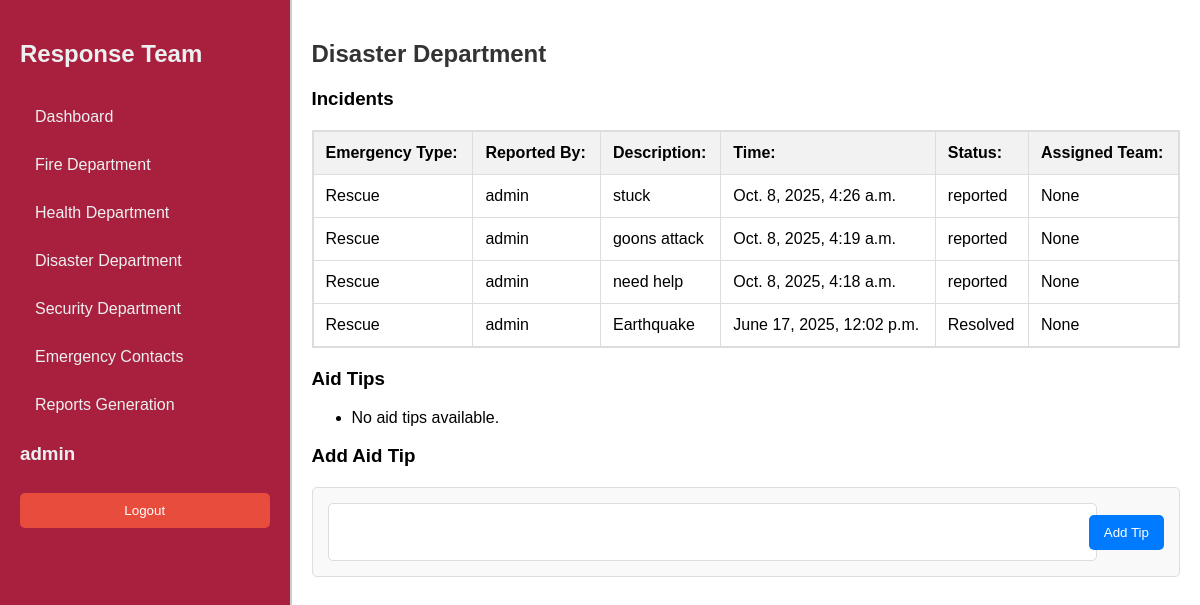
/response-team/disaster/ (signed in), run on the app's committed database.
### sos/models.py (models this page shows, shortened)
class Emergency(models.Model):
    LOCATION_CHOICES = (
        ('location_1', 'Thika Town'),
        ('location_2', 'Bidco'),
        ('location_3', 'Runda'),
        ('location_4', 'Starehe'),
        ('location_5', 'MKU'),
        ('location_6', 'Thika Level 5'),
        ('location_7', 'Kiandutu'),
        ('location_8', 'Biafra'),
    )
    STATUS_CHOICES = (
        ('reported', 'Reported'),
        ('dispatched', 'Dispatched'),
        ('on_seen', 'On Seen'),
        ('resolved', 'Resolved'),
        ('cancelled', 'Cancelled'),
    )
    emergency_type = models.ForeignKey(EmergencyType, on_delete=models.CASCADE)
    reported_by = models.ForeignKey(User, on_delete=models.CASCADE)
    description = models.TextField(blank=True)
    reported_at = models.DateTimeField(auto_now_add=True)
    resolved_at = models.DateTimeField(blank=True, null=True)
    assigned_team = models.ForeignKey(
        'ResponseTeam',
        on_delete=models.SET_NULL,
        null=True,
        blank=True,
        related_name='assigned_emergencies'
    )
    location = models.CharField(max_length=20, choices=LOCATION_CHOICES, default='location_1', help_text="Select the location of the emergency")
    status = models.CharField(max_length=20, choices=STATUS_CHOICES, default='reported')
    class Meta:
        ordering = ['-reported_at']
        verbose_name = 'Emergency Report'
        verbose_name_plural = 'Emergency Reports'

class EmergencyType(models.Model):
    name = models.CharField(max_length=255, unique=True, help_text="Fire, Medical, Security")
    description = models.TextField(blank=True, null=True)
    def __str__(self):
        return self.name

### responseTeam/views.py (the view)
# urls.py: path('disaster/', views.disasterDepartment, name='disaster_department'),
@staff_member_required
def disasterDepartment(request):
    rescue_type = get_object_or_404(EmergencyType, name='Rescue')  # Get the EmergencyType instance for 'Rescue'
    incidents = Emergency.objects.filter(emergency_type=rescue_type)
    tips = AidTip.objects.filter(emergency_type=rescue_type)  # Filter tips by the rescue type
    if request.method == 'POST':
        form = AidTipForm(request.POST)
        if form.is_valid():
            aid_tip = form.save(commit=False)  # Do not save to the database yet
            aid_tip.emergency_type = rescue_type  # Set the emergency type
            aid_tip.save()  # Now save the instance
            return redirect('disaster_department')  # Redirect after saving
    else:
        form = AidTipForm()  # No initial data needed since emergency_type is set in the view
    context = {
        'incidents': incidents,
        'tips': tips,
        'form': form,
    }
    return render(request, 'disasterdepartment/disaster.html', context)

### sos/forms.py
class AidTipForm(forms.ModelForm):
    class Meta:
        model = AidTip
        fields = ['tip']  # Only include the tip field
    def __init__(self, *args, **kwargs):
        super(AidTipForm, self).__init__(*args, **kwargs)

### responseTeam/views.py (called while the page is built)
def staff_member_required(view_func):
    decorated_view_func = user_passes_test(lambda u: u.is_staff)(view_func)
    return decorated_view_func

### responseTeam/templates/disasterdepartment/disaster.html (shortened to what this page needs)
{% extends 'dashboard.html' %}
{% block content %}
<h2>Disaster Department</h2>
<h3>Incidents</h3>
<div class="table-container">
    <table id="incidentTable">
        <thead>
            <tr>
                <th><strong>Emergency Type:</strong></th>
                <th><strong>Reported By:</strong></th>
                <th><strong>Description:</strong></th>
                <th><strong>Time:</strong></th>
                <th><strong>Status:</strong></th>
                <th><strong>Assigned Team:</strong></th>
            </tr>
        </thead>
        <tbody>
            {% for incident in incidents %}
            <tr style="cursor: pointer" onclick="window.location='{% url 'incidents_detail' incident.pk %}'">
                <td>{{ incident.emergency_type }}</td>
                <td>{{ incident.reported_by }}</td>
                <td>{{ incident.description }}</td>
                <td>{{ incident.reported_at }}</td>
                <td>{{ incident.status }}</td>
                <td>{{ incident.assigned_team }}</td>
            </tr>
            {% empty %}
            <tr>
                <td colspan="6">No incidents reported yet</td>
            </tr>
            {% endfor %}
        </tbody>
    </table>
</div>
<h3>Aid Tips</h3>
<ul>
    {% for tip in tips %}
        <li>{{ tip.tip }}</li>
    {% empty %}
        <li>No aid tips available.</li>
    {% endfor %}
</ul>
<h3>Add Aid Tip</h3>
<div class="add-tip-form">
    <form method="post">
        <div class="form-group">
            <input type="text" name="{{ form.tip.name }}" id="{{ form.tip.id_for_label }}" class="form-control" value="{{ form.tip.value|default:'' }}" required>
        </div>
        <button type="submit">Add Tip</button>
    </form>
</div>
{%endblock%}

### responseTeam/templates/components/staff_aside.html (shortened to what this page needs)
<aside class="sidebar">
    <h2 class='title'><a href='/' class="sidebar-title">
        Response Team</a></h2>
    <ul class="sidebar-menu">
        <li class="sidebar-item">
            <a href='/response-team/' class="sidebar-link">Dashboard</a>
        </li>
        <li class="sidebar-item">
            <a href='/response-team/fire/' class="sidebar-link">Fire Department</a>
        </li>
        <li class="sidebar-item">
            <a href='/response-team/health/' class="sidebar-link">Health Department</a>
        </li>
        <li class="sidebar-item">
            <a href='/response-team/disaster/' class="sidebar-link">Disaster Department</a>
        </li>
        <li class="sidebar-item">
            <a href='/response-team/security/' class="sidebar-link">Security Department</a>
        </li>
        <li class="sidebar-item">
            <a href="{%url 'emergency_contacts_list'%}" class="sidebar-link">Emergency Contacts</a>
        </li>
        <li class="sidebar-item">
            <a href="{%url 'all_reports-overview'%}" class="sidebar-link">Reports Generation</a>
        </li>
        {% if user.is_authenticated %}
            <h3>{{user.username}}</h3>
            <form method="post" action="{% url 'logout' %}">
                <button type="submit" class="logout-button">Logout</button>
            </form>
            {% else %}
            <a href="/accounts/login" class="login" style='text-decoration:none; color:white;'>Login</a>
            {% endif %}
    </ul>
</aside>

### responseTeam/templates/dashboard.html (style rules this page uses)
html, body { height: 100%; width: 100%; margin: 0; padding: 0; }
body { font-family: "Arial", sans-serif; background-color: #f4f7fa; position: relative; }
h2 { color: #333; margin-top: 20px; }
.table-container { max-height: 400px; overflow-y: auto; overflow-x: hidden; border: 1px solid #ddd; margin: 20px 0; }
table { width: 100%; border-collapse: collapse; margin: 0; }
th, td { padding: 12px; text-align: left; border: 1px solid #ddd; }
th { background-color: #f2f2f2; font-weight: bold; }
button { background-color: #dc3545; color: white; border: none; padding: 10px 15px; border-radius: 5px; cursor: pointer; transition: background-color 0.3s; }

### responseTeam/templates/components/staff_aside.html (style rules this page uses)
.sidebar { background-color: #a9203e; color: #ecf0f1; padding: 20px; height: 100%; display: flex; flex-direction: column; }
.sidebar-title { font-size: 24px; font-weight: bold; color: #ecf0f1; text-decoration: none; margin-bottom: 20px; text-align: center; }
.sidebar-menu { list-style: none; padding: 0; margin: 0; }
.sidebar-item { margin: 10px 0; }
.sidebar-link { color: #ecf0f1; text-decoration: none; padding: 10px 15px; display: block; border-radius: 5px; transition: background-color 0.3s; }
.logout-button { background-color: #e74c3c; color: white; border: none; padding: 10px 15px; border-radius: 5px; cursor: pointer; width: 100%; margin-top: 10px; transition: background-color 0.3s; }

### responseTeam/templates/disasterdepartment/disaster.html (style rules this page uses)
.add-tip-form { margin-top: 20px; background: #f9f9f9; padding: 15px; border-radius: 5px; border: 1px solid #ddd; }
form { display: flex; align-items: center; gap: 10px; }
.form-group { flex: 1; margin-bottom: 0; }
.form-control { width: 100%; padding: 8px; border: 1px solid #ddd; border-radius: 5px; font-size: 14px; height: 40px; resize: none; }
.add-tip-form button { background-color: #007BFF; color: white; border: none; padding: 10px 15px; border-radius: 5px; cursor: pointer; transition: background-color 0.3s ease; }

### data on the page
Emergency: emergency_type "Rescue", reported_by "admin", description "stuck", reported_at "Oct. 8, 2025, 4:26 a.m.", status "reported", assigned_team "None"
Emergency: emergency_type "Rescue", reported_by "admin", description "goons attack", reported_at "Oct. 8, 2025, 4:19 a.m.", status "reported", assigned_team "None"
Emergency: emergency_type "Rescue", reported_by "admin", description "need help", reported_at "Oct. 8, 2025, 4:18 a.m.", status "reported", assigned_team "None"
Emergency: emergency_type "Rescue", reported_by "admin", description "Earthquake", reported_at "June 17, 2025, 12:02 p.m.", status "Resolved", assigned_team "None"

### other printed values
{{ user.username }} "admin"
